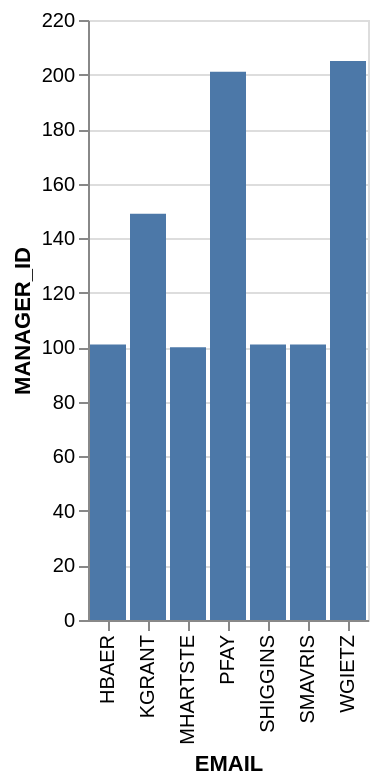

This figure's Vega-Lite source:
### Vega-Lite specification from a JSON file in a GitHub repository (floating-point values rounded to 4 significant figures)
{"data": {"values": [{"x_data": "HBAER", "y_data": 101}, {"x_data": "KGRANT", "y_data": 149}, {"x_data": "MHARTSTE", "y_data": 100}, {"x_data": "PFAY", "y_data": 201}, {"x_data": "SHIGGINS", "y_data": 101}, {"x_data": "SMAVRIS", "y_data": 101}, {"x_data": "WGIETZ", "y_data": 205}]}, "mark": "bar", "encoding": {"x": {"field": "x_data", "type": "nominal", "title": "EMAIL", "sort": "ascending"}, "y": {"field": "y_data", "type": "quantitative", "title": "MANAGER_ID"}}}
